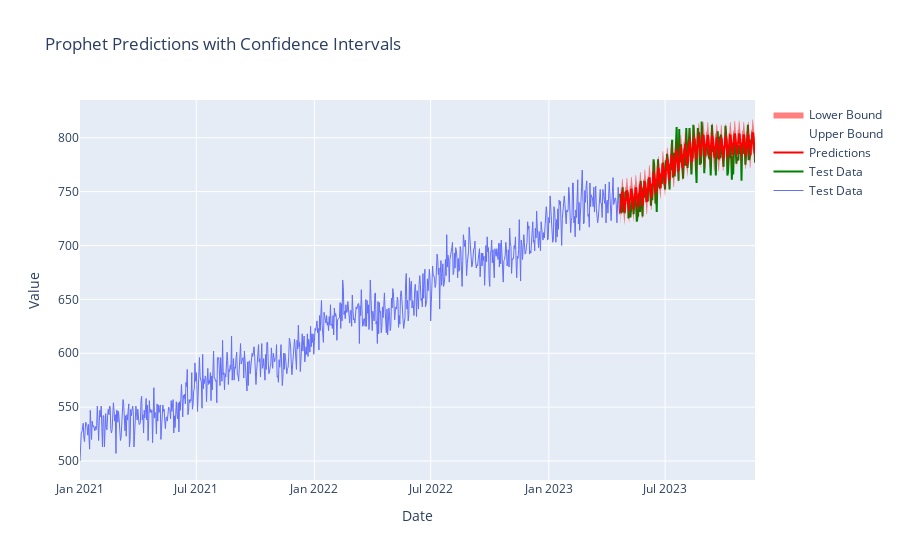

The notebook cell this image was saved under:
### Code cell
# Plot the results using Plotly
fig = go.Figure()

# Train set
fig.add_trace(go.Scatter(x=train_df['ds'], y=train_df['y'], name='Test Data', mode='lines', line=dict(width=1.0)))

# Test set
fig.add_trace(go.Scatter(x=test_df['ds'], y=test_df['y'], name='Test Data', mode='lines', line=dict(color='green')))

# Predictions
fig.add_trace(go.Scatter(x=test_pred['ds'], y=test_pred['yhat'], mode='lines', 
                         marker=dict(color='red'), name='Predictions'))


# Confidence intervals
fig.add_trace(go.Scatter(x=test_pred['ds'], y=test_pred['yhat_upper'], name='Upper Bound', mode='lines', line=dict(width=0, color='red')))
fig.add_trace(go.Scatter(x=test_pred['ds'], y=test_pred['yhat_lower'], name='Lower Bound', mode='lines', line=dict(width=0, color='red'), fill='tonexty'))


fig.update_layout(title='Prophet Predictions with Confidence Intervals', xaxis_title='Date', yaxis_title='Value')
fig.show()

### Figure 1 — Plotly figure (JSON) as saved in the notebook; plotly's stock layout.template omitted (floating-point values rounded to 4 significant figures; data arrays with more than 128 entries replaced by an {"elided": "..."} marker saying what was removed)
{"data": [{"line": {"width": 1}, "mode": "lines", "name": "Test Data", "type": "scatter", "x": {"elided": "841 str values"}, "y": {"elided": "841 int values"}}, {"line": {"color": "green"}, "mode": "lines", "name": "Test Data", "type": "scatter", "x": {"elided": "211 str values"}, "y": {"elided": "211 int values"}}, {"marker": {"color": "red"}, "mode": "lines", "name": "Predictions", "type": "scatter", "x": {"elided": "211 str values"}, "y": {"elided": "211 float values"}}, {"line": {"color": "red", "width": 0}, "mode": "lines", "name": "Upper Bound", "type": "scatter", "x": {"elided": "211 str values"}, "y": {"elided": "211 float values"}}, {"fill": "tonexty", "line": {"color": "red", "width": 0}, "mode": "lines", "name": "Lower Bound", "type": "scatter", "x": {"elided": "211 str values"}, "y": {"elided": "211 float values"}}], "layout": {"title": {"text": "Prophet Predictions with Confidence Intervals"}, "xaxis": {"title": {"text": "Date"}}, "yaxis": {"title": {"text": "Value"}}}}
